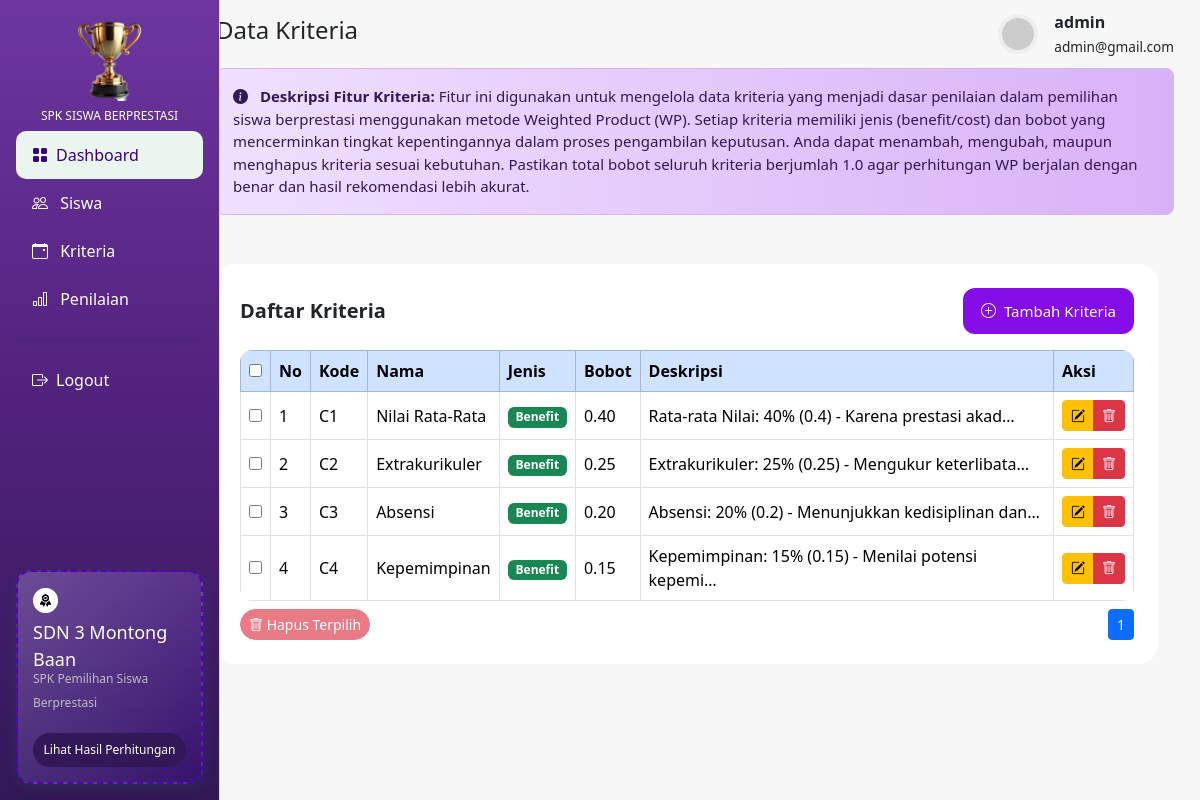
/kriteria/ (signed in), run on the app's committed database.
### spk_prestasi_app/models.py (models this page shows, shortened)
class Kriteria(models.Model):
    kode = models.CharField(max_length=5, unique=True)
    nama = models.CharField(max_length=50)
    bobot = models.FloatField(
        validators=[MinValueValidator(0.0), MaxValueValidator(1.0)],
        help_text="Bobot total semua kriteria harus <= 1.0"
    )
    jenis = models.CharField(max_length=7, choices=JENIS_KRITERIA)
    deskripsi = models.TextField(blank=True)

### spk_prestasi_app/views.py (the view)
# urls.py: path('kriteria/', views.kriteria_list, name='kriteria_list'),
@login_required
def kriteria_list(request):
    data_kriteria = Kriteria.objects.all()
    total_bobot = data_kriteria.aggregate(total=Sum('bobot'))['total'] or 0
    benefit_count = data_kriteria.filter(jenis='benefit').count()
    cost_count = data_kriteria.filter(jenis='cost').count()
    if request.user.is_authenticated:
        LogAktivitas.objects.create(
            user=request.user,
            aksi='lihat',
            objek='Kriteria',
            object_id=None,
            keterangan='Melihat daftar kriteria'
        )
    context = {
        'data_kriteria': data_kriteria,
        'total_bobot': total_bobot,
        'benefit_count': benefit_count,
        'cost_count': cost_count,
        'title': 'Data Kriteria',
        'form_name': 'Data Kriteria',
    }
    return render(request, 'spk/kriteria/list.html', context)

### templates/spk/kriteria/list.html (shortened to what this page needs)
{% extends "base.html" %}
{% load static %}
{% block content %}
<div class="d-flex justify-content-between align-items-center px-3" style="background-color: #F7F7F7; padding: 10px;">
    <h4>Data Kriteria</h4>
    <div class="d-flex align-items-center gap-3">
        <img src="https://i.pravatar.cc/40" class="rounded-img" alt="profile" style="border: 4px solid #eeeeee;">
        <div>
            <strong>{{ request.user.get_full_name|default:request.user.username }}</strong><br>
            <small class="text-muted-sm">{{ request.user.email }}</small>
        </div>
    </div>
</div>
<div class="row g-3 px-3">
    <div class="d-flex justify-content-between">
        <div class="p-3 rounded-3 mb-5 w-100"
            style="background: linear-gradient(90deg, #f0e0ff 0%, #d8b2f7 100%); border: 1px solid #d8b2f7; color: #321856; font-size: 15px; font-weight: 400;">
            <p class="mb-0">
                <i class="bi bi-info-circle-fill me-2"></i>
                <strong>Deskripsi Fitur Kriteria:</strong> Fitur ini digunakan untuk mengelola data kriteria yang menjadi dasar penilaian dalam pemilihan siswa berprestasi menggunakan metode Weighted Product (WP). Setiap kriteria memiliki jenis (benefit/cost) dan bobot yang mencerminkan tingkat kepentingannya dalam proses pengambilan keputusan. Anda dapat menambah, mengubah, maupun menghapus kriteria sesuai kebutuhan. Pastikan total bobot seluruh kriteria berjumlah 1.0 agar perhitungan WP berjalan dengan benar dan hasil rekomendasi lebih akurat.
            </p>
        </div>
    </div>
    <div class="row g-3 mb-3" style="margin-top: -15px;">
        <div class="col-md-12">
            <div class="card-custom1 d-flex flex-column justify-content-center p-4">
                <div class="d-flex justify-content-between align-items-center mb-3 flex-wrap gap-2">
                    <h5 class="mb-0 fw-semibold">Daftar Kriteria</h5>
                    <a href="{% url 'kriteria_add' %}" style="font-size: 15px; background-color: #850de7; color: white; text-decoration: none; border-radius: 12px; padding: 12px 18px;">
                        <i class="bi bi-plus-circle me-2"></i>Tambah Kriteria
                    </a>
                </div>
                <form id="multiDeleteForm" autocomplete="off" onsubmit="return false;">
                    <div class="table-responsive">
                        <table class="table table-bordered table-hover align-middle mb-0" id="kriteriaTable"
                            style="background: #fff; border-radius: 12px; overflow: hidden;">
                            <thead class="table-primary">
                                <tr>
                                    <th style="width: 30px;">
                                        <input type="checkbox" id="selectAll" onclick="toggleSelectAll(this)">
                                    </th>
                                    <th style="width: 40px;">No</th>
                                    <th>Kode</th>
                                    <th>Nama</th>
                                    <th>Jenis</th>
                                    <th>Bobot</th>
                                    <th>Deskripsi</th>
                                    <th>Aksi</th>
                                </tr>
                            </thead>
                            <tbody id="kriteriaTableBody">
                                {% for kriteria in data_kriteria %}
                                <tr>
                                    <td>
                                        <input type="checkbox" class="row-checkbox" value="{{ kriteria.pk }}">
                                    </td>
                                    <td>{{ forloop.counter }}</td>
                                    <td>{{ kriteria.kode }}</td>
                                    <td>{{ kriteria.nama }}</td>
                                    <td>
                                        {% if kriteria.jenis == 'benefit' %}
                                        <span class="badge bg-success">Benefit</span>
                                        {% else %}
                                        <span class="badge bg-danger">Cost</span>
                                        {% endif %}
                                    </td>
                                    <td>{{ kriteria.bobot|floatformat:2 }}</td>
                                    <td>{{ kriteria.deskripsi|truncatechars:50 }}</td>
                                    <td>
                                        <div class="btn-group btn-group-sm" role="group">
                                            <a href="{% url 'kriteria_update' kriteria.id %}" class="btn btn-warning"
                                                title="Edit">
                                                <i class="bi bi-pencil-square"></i>
                                            </a>
                                            <a href="{% url 'kriteria_delete' kriteria.id %}" class="btn btn-danger"
                                                title="Hapus" onclick="return confirm('Yakin ingin menghapus kriteria ini?')">
                                                <i class="bi bi-trash"></i>
                                            </a>
                                        </div>
                                    </td>
                                </tr>
                                {% empty %}
                                <tr>
                                    <td colspan="8" class="text-center">Tidak ada data kriteria</td>
                                </tr>
                                {% endfor %}
                            </tbody>
                        </table>
                        <div class="d-flex justify-content-between align-items-center mt-2 flex-wrap gap-2">
                            <button type="button" class="btn btn-danger btn-sm rounded-pill" id="deleteSelectedBtn"
                                onclick="deleteSelectedRows()" disabled>
                                <i class="bi bi-trash"></i> Hapus Terpilih
                            </button>
                            <nav>
                                <ul class="pagination pagination-sm mb-0" id="pagination">
                                </ul>
                            </nav>
                        </div>
                    </div>
                </form>
            </div>
        </div>
    </div>
</div>
{% endblock %}

### static/css/spk_berprestasi.css (style rules this page uses)
body { background-color: #1f1f1f; font-family: 'Segoe UI', sans-serif; }
.card-custom1 { border-radius: 20px; padding: 18px; background: white; }
.rounded-img { width: 40px; height: 40px; border-radius: 50%; }
.text-muted-sm { font-size: 0.85rem; }

### data on the page
Kriteria: kode "C1", nama "Nilai Rata-Rata", jenis "Benefit", bobot "0.40", deskripsi "Rata-rata Nilai: 40% (0.4) - Karena prestasi akad…"
Kriteria: kode "C2", nama "Extrakurikuler", jenis "Benefit", bobot "0.25", deskripsi "Extrakurikuler: 25% (0.25) - Mengukur keterlibata…"
Kriteria: kode "C3", nama "Absensi", jenis "Benefit", bobot "0.20", deskripsi "Absensi: 20% (0.2) - Menunjukkan kedisiplinan dan…"
Kriteria: kode "C4", nama "Kepemimpinan", jenis "Benefit", bobot "0.15", deskripsi "Kepemimpinan: 15% (0.15) - Menilai potensi kepemi…"

### other printed values
{{ request.user.get_full_name|default:request.user.username }} "admin"
{{ request.user.email }} "admin@gmail.com"
